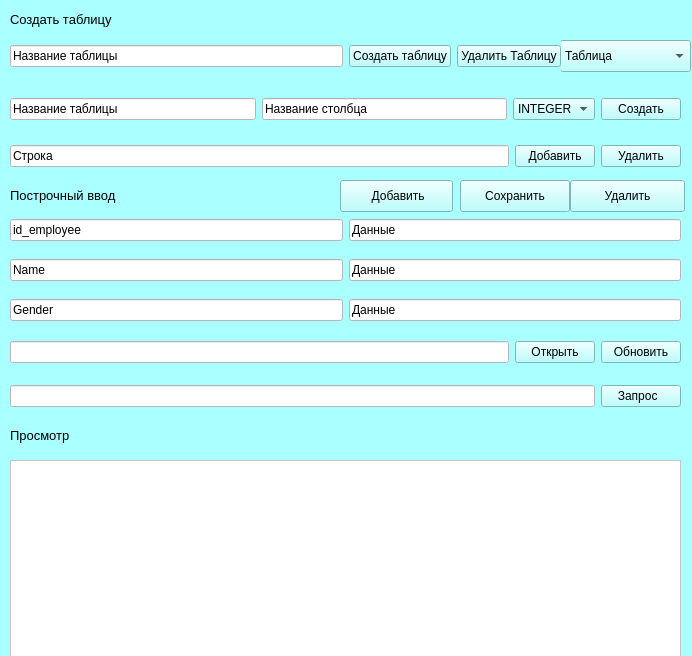
<?xml version="1.0" encoding="UTF-8"?>
<ui version="4.0">
 <class>SQLAlina</class>
 <widget class="QWidget" name="SQLAlina">
  <property name="geometry">
   <rect>
    <x>0</x>
    <y>0</y>
    <width>692</width>
    <height>656</height>
   </rect>
  </property>
  <property name="mouseTracking">
   <bool>false</bool>
  </property>
  <property name="windowTitle">
   <string>SQLAlina</string>
  </property>
  <property name="styleSheet">
   <string notr="true">background-color: rgb(170, 255, 255)
</string>
  </property>
  <widget class="QTableView" name="tableView">
   <property name="geometry">
    <rect>
     <x>10</x>
     <y>460</y>
     <width>671</width>
     <height>201</height>
    </rect>
   </property>
   <property name="styleSheet">
    <string notr="true">background-color: rgb(255, 255, 255)</string>
   </property>
  </widget>
  <widget class="QLabel" name="View">
   <property name="geometry">
    <rect>
     <x>10</x>
     <y>420</y>
     <width>111</width>
     <height>31</height>
    </rect>
   </property>
   <property name="text">
    <string>&lt;html&gt;&lt;head/&gt;&lt;body&gt;&lt;p&gt;&lt;span style=&quot; font-size:10pt;&quot;&gt;Просмотр&lt;/span&gt;&lt;/p&gt;&lt;/body&gt;&lt;/html&gt;</string>
   </property>
  </widget>
  <widget class="QLabel" name="ErrorDate_2">
   <property name="geometry">
    <rect>
     <x>490</x>
     <y>10</y>
     <width>211</width>
     <height>20</height>
    </rect>
   </property>
   <property name="text">
    <string/>
   </property>
  </widget>
  <widget class="QWidget" name="horizontalLayoutWidget_2">
   <property name="geometry">
    <rect>
     <x>10</x>
     <y>330</y>
     <width>671</width>
     <height>45</height>
    </rect>
   </property>
   <layout class="QHBoxLayout" name="horizontalLayout_2">
    <item>
     <widget class="QLineEdit" name="PathB">
      <property name="styleSheet">
       <string notr="true">background-color: rgb(255, 255, 255)</string>
      </property>
     </widget>
    </item>
    <item>
     <widget class="QPushButton" name="ConnectDatabase">
      <property name="text">
       <string>Открыть</string>
      </property>
     </widget>
    </item>
    <item>
     <widget class="QPushButton" name="ReturnBD">
      <property name="text">
       <string>Обновить</string>
      </property>
     </widget>
    </item>
   </layout>
  </widget>
  <widget class="QLabel" name="connectError">
   <property name="geometry">
    <rect>
     <x>130</x>
     <y>430</y>
     <width>261</width>
     <height>16</height>
    </rect>
   </property>
   <property name="text">
    <string/>
   </property>
  </widget>
  <widget class="QComboBox" name="comboBox">
   <property name="geometry">
    <rect>
     <x>560</x>
     <y>40</y>
     <width>131</width>
     <height>32</height>
    </rect>
   </property>
   <property name="styleSheet">
    <string notr="true">backgroundcolor:rgb(255, 0, 0)</string>
   </property>
   <item>
    <property name="text">
     <string>Таблица</string>
    </property>
   </item>
  </widget>
  <widget class="QWidget" name="horizontalLayoutWidget_3">
   <property name="geometry">
    <rect>
     <x>10</x>
     <y>380</y>
     <width>671</width>
     <height>33</height>
    </rect>
   </property>
   <layout class="QHBoxLayout" name="horizontalLayout_3">
    <item>
     <widget class="QLineEdit" name="Zapros">
      <property name="tabletTracking">
       <bool>true</bool>
      </property>
      <property name="styleSheet">
       <string notr="true">background-color: rgb(255, 255, 255)</string>
      </property>
     </widget>
    </item>
    <item>
     <widget class="QPushButton" name="ZaprosButton">
      <property name="text">
       <string>Запрос  </string>
      </property>
     </widget>
    </item>
   </layout>
  </widget>
  <widget class="QLabel" name="ConnectandInquiry_2">
   <property name="geometry">
    <rect>
     <x>10</x>
     <y>10</y>
     <width>271</width>
     <height>20</height>
    </rect>
   </property>
   <property name="text">
    <string>&lt;html&gt;&lt;head/&gt;&lt;body&gt;&lt;p&gt;&lt;span style=&quot; font-size:10pt;&quot;&gt;Создать таблицу&lt;/span&gt;&lt;/p&gt;&lt;/body&gt;&lt;/html&gt;</string>
   </property>
  </widget>
  <widget class="QWidget" name="horizontalLayoutWidget">
   <property name="geometry">
    <rect>
     <x>10</x>
     <y>40</y>
     <width>551</width>
     <height>33</height>
    </rect>
   </property>
   <layout class="QHBoxLayout" name="horizontalLayout">
    <item>
     <widget class="QLineEdit" name="TableN">
      <property name="styleSheet">
       <string notr="true">background-color: rgb(255, 255, 255)</string>
      </property>
      <property name="text">
       <string>Название таблицы</string>
      </property>
     </widget>
    </item>
    <item>
     <widget class="QPushButton" name="TCreate">
      <property name="text">
       <string>Создать таблицу</string>
      </property>
     </widget>
    </item>
    <item>
     <widget class="QPushButton" name="TDrop">
      <property name="text">
       <string>Удалить Таблицу</string>
      </property>
     </widget>
    </item>
   </layout>
  </widget>
  <widget class="QWidget" name="horizontalLayoutWidget_4">
   <property name="geometry">
    <rect>
     <x>10</x>
     <y>90</y>
     <width>671</width>
     <height>38</height>
    </rect>
   </property>
   <layout class="QHBoxLayout" name="horizontalLayout_4">
    <item>
     <widget class="QLineEdit" name="tableName">
      <property name="styleSheet">
       <string notr="true">background-color: rgb(255, 255, 255)</string>
      </property>
      <property name="text">
       <string>Название таблицы</string>
      </property>
     </widget>
    </item>
    <item>
     <widget class="QLineEdit" name="nameColumn">
      <property name="styleSheet">
       <string notr="true">background-color: rgb(255, 255, 255)</string>
      </property>
      <property name="text">
       <string>Название столбца</string>
      </property>
     </widget>
    </item>
    <item>
     <widget class="QComboBox" name="Type">
      <item>
       <property name="text">
        <string>INTEGER</string>
       </property>
      </item>
      <item>
       <property name="text">
        <string>TEXT</string>
       </property>
      </item>
      <item>
       <property name="text">
        <string>DATE</string>
       </property>
      </item>
     </widget>
    </item>
    <item>
     <widget class="QPushButton" name="CreateColumn">
      <property name="text">
       <string>Создать</string>
      </property>
     </widget>
    </item>
   </layout>
  </widget>
  <widget class="QLabel" name="Error_Create">
   <property name="geometry">
    <rect>
     <x>400</x>
     <y>430</y>
     <width>281</width>
     <height>20</height>
    </rect>
   </property>
   <property name="text">
    <string/>
   </property>
  </widget>
  <widget class="QWidget" name="horizontalLayoutWidget_5">
   <property name="geometry">
    <rect>
     <x>10</x>
     <y>140</y>
     <width>671</width>
     <height>33</height>
    </rect>
   </property>
   <layout class="QHBoxLayout" name="horizontalLayout_5">
    <item>
     <widget class="QLineEdit" name="StringDate">
      <property name="styleSheet">
       <string notr="true">background-color: rgb(255, 255, 255)</string>
      </property>
      <property name="text">
       <string>Строка</string>
      </property>
     </widget>
    </item>
    <item>
     <widget class="QPushButton" name="Addstring">
      <property name="text">
       <string>Добавить</string>
      </property>
     </widget>
    </item>
    <item>
     <widget class="QPushButton" name="DeleteDate">
      <property name="text">
       <string>Удалить</string>
      </property>
     </widget>
    </item>
   </layout>
  </widget>
  <widget class="QWidget" name="horizontalLayoutWidget_6">
   <property name="geometry">
    <rect>
     <x>10</x>
     <y>290</y>
     <width>671</width>
     <height>41</height>
    </rect>
   </property>
   <layout class="QHBoxLayout" name="horizontalLayout_9">
    <item>
     <widget class="QLineEdit" name="Sex_2">
      <property name="styleSheet">
       <string notr="true">background-color: rgb(255, 255, 255)</string>
      </property>
      <property name="text">
       <string>Gender</string>
      </property>
     </widget>
    </item>
    <item>
     <widget class="QLineEdit" name="DATA_SEX_2">
      <property name="styleSheet">
       <string notr="true">background-color: rgb(255, 255, 255)</string>
      </property>
      <property name="text">
       <string>Данные</string>
      </property>
     </widget>
    </item>
   </layout>
  </widget>
  <widget class="QWidget" name="horizontalLayoutWidget_7">
   <property name="geometry">
    <rect>
     <x>10</x>
     <y>250</y>
     <width>671</width>
     <height>41</height>
    </rect>
   </property>
   <layout class="QHBoxLayout" name="horizontalLayout_10">
    <item>
     <widget class="QLineEdit" name="Name_2">
      <property name="styleSheet">
       <string notr="true">background-color: rgb(255, 255, 255)</string>
      </property>
      <property name="text">
       <string>Name</string>
      </property>
     </widget>
    </item>
    <item>
     <widget class="QLineEdit" name="DATA_Name_2">
      <property name="styleSheet">
       <string notr="true">background-color: rgb(255, 255, 255)</string>
      </property>
      <property name="text">
       <string>Данные</string>
      </property>
     </widget>
    </item>
   </layout>
  </widget>
  <widget class="QWidget" name="horizontalLayoutWidget_8">
   <property name="geometry">
    <rect>
     <x>10</x>
     <y>210</y>
     <width>671</width>
     <height>41</height>
    </rect>
   </property>
   <layout class="QHBoxLayout" name="horizontalLayout_11">
    <item>
     <widget class="QLineEdit" name="id_Name_2">
      <property name="styleSheet">
       <string notr="true">background-color: rgb(255, 255, 255)</string>
      </property>
      <property name="text">
       <string>id_employee</string>
      </property>
     </widget>
    </item>
    <item>
     <widget class="QLineEdit" name="Data_id_2">
      <property name="styleSheet">
       <string notr="true">background-color: rgb(255, 255, 255)</string>
      </property>
      <property name="text">
       <string>Данные</string>
      </property>
     </widget>
    </item>
   </layout>
  </widget>
  <widget class="QPushButton" name="Save_2">
   <property name="geometry">
    <rect>
     <x>460</x>
     <y>180</y>
     <width>110</width>
     <height>32</height>
    </rect>
   </property>
   <property name="text">
    <string>Сохранить</string>
   </property>
  </widget>
  <widget class="QPushButton" name="Delete_2">
   <property name="geometry">
    <rect>
     <x>570</x>
     <y>180</y>
     <width>115</width>
     <height>32</height>
    </rect>
   </property>
   <property name="text">
    <string>   Удалить   </string>
   </property>
  </widget>
  <widget class="QPushButton" name="Push_2">
   <property name="geometry">
    <rect>
     <x>340</x>
     <y>180</y>
     <width>113</width>
     <height>32</height>
    </rect>
   </property>
   <property name="text">
    <string>  Добавить </string>
   </property>
  </widget>
  <widget class="QLabel" name="View_2">
   <property name="geometry">
    <rect>
     <x>10</x>
     <y>180</y>
     <width>211</width>
     <height>31</height>
    </rect>
   </property>
   <property name="text">
    <string>&lt;html&gt;&lt;head/&gt;&lt;body&gt;&lt;p&gt;&lt;span style=&quot; font-size:10pt;&quot;&gt;Построчный ввод&lt;/span&gt;&lt;/p&gt;&lt;/body&gt;&lt;/html&gt;</string>
   </property>
  </widget>
 </widget>
 <resources/>
 <connections/>
</ui>
